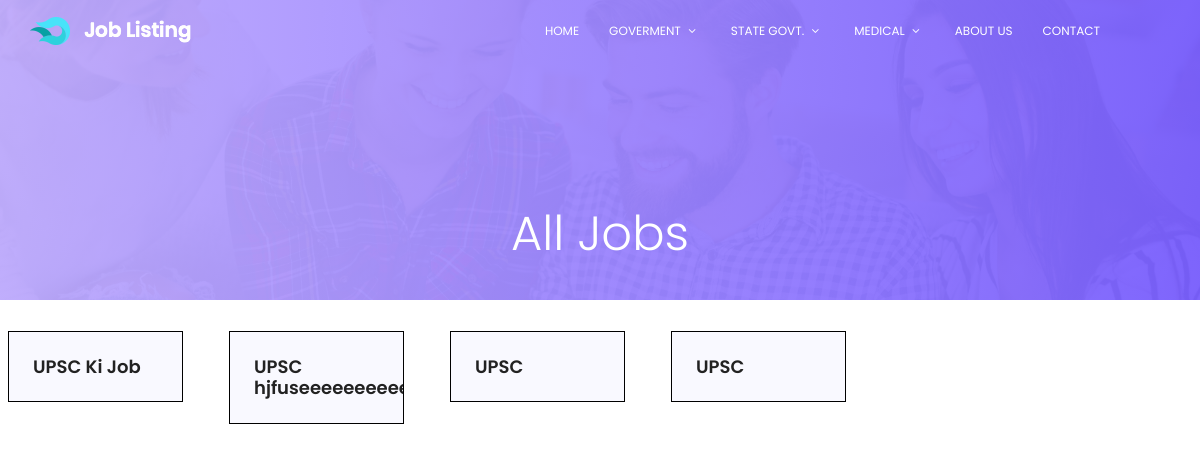
Page /jobs on the committed database.
### job_management/models.py (models this page shows, shortened)
class main_category(Model):
    main_category_name=models.CharField(max_length=200)

class Add_Job(Model):
    main_category_name = models.CharField(max_length=200)
    sub_category_name = models.CharField(max_length=200)
    sub_sub_category_name = models.CharField(max_length=200)
    jobname=models.CharField(max_length=200)
    startdate=models.DateField(max_length=200)
    lastdate=models.DateField(max_length=200)
    offlinedate=models.DateField(max_length=200)
    applylink=models.CharField(max_length=500)
    official_notification_link=models.CharField(max_length=500)
    official_website_link=models.CharField(max_length=500)

### job/views.py (the view, shortened to what this page needs)
# urls.py: path('jobs',views.jobs,name="jobs"),
def jobs(request):
    if 'job_cat' in request.GET:
        job_cat = request.GET['job_cat']
        cat=sub_sub_category.objects.get(id=job_cat)
        data=Add_Job.objects.filter(sub_sub_category_name=cat.sub_sub_category_name)
        context={
            'job_data':data,
        }
    else:
        data = Add_Job.objects.all()
        context = {
            'job_data': data,
        }
    return render(request,"jobs.html",context)

### job/templatetags/tag.py (called while the page is built)
@register.filter
def menu_data(value):
    x=main_category.objects.all()
    return x

@register.filter
def menu_data1(value,id):
    p=main_category.objects.get(id=id)
    x=sub_category.objects.filter(main_category_name=p.main_category_name)
    print(x)
    return x

@register.filter
def menu_data2(value,id):
    p=sub_category.objects.get(id=id)
    x=sub_sub_category.objects.filter(sub_category_name=p.sub_category_name)
    return x

### job_management/models.py (called while the page is built)
    def __str__(self):
        return self.sub_category_name

### templates/jobs.html (shortened to what this page needs)
{% extends 'base.html'%}
{% block content %}
			<section class="banner-area relative" id="home">
				<div class="overlay overlay-bg"></div>
				<div class="container"style="height:300px;">
					<div class="row fullscreen d-flex align-items-center justify-content-center" >
                        <div class="banner-content col-lg-12">
							<h1 class="text-white" style="margin-top:-150px;">
								All Jobs
							</h1>
                        </div>
					</div>
				</div>
			</section>
<br>
    {%  if job_data %}
    <div class="row ">
{%  for job_data in job_data %}
        <div class="col-lg-2 m-2" >
               <div class="col p-4"  style="background:#f9f9ff;border:0.4px solid black;overflow: hidden;">
                    <div class="details" style="max-width: 200px;">
                                                <div class="title d-flex flex-row justify-content-between" >
                                                    <div class="titles">
                                                        <a href="{% url 'jobs' %}?main_job={{ job_data.id }}"><h4 class="">{{ job_data.jobname }}</h4></a>
                                                    </div>
                                                </div>
                    </div>
                </div>
        </div>
    {% endfor %}
    </div>
        {%  else %}
        <div class="p-3 text-center" style="font-size: 30px;">No Job</div>
    {%  endif %}
{% endblock %}

### templates/header.html (shortened to what this page needs)
{% load tag %}
{% load static %}
			  <header id="header" id="home">
			    <div class="container">
			    	<div class="row align-items-center justify-content-between d-flex">
				      <div id="logo">
				        <a href="/"><img src="{%  static 'img/logo.png' %}" alt="" title="" /></a>
				      </div>
				      <nav id="nav-menu-container">
				        <ul class="nav-menu">
				          <li class="menu-active"><a href="/">Home</a></li>
                        {%  for m in x|menu_data %}
				          <li class="menu-has-children"><a href="#">{{ m.main_category_name}}</a>
				          </li>
                        {%  endfor  %}
                            <li><a href="{% url 'about-us' %}">About Us</a></li>
				          <li><a href="{% url 'contact-us' %}">Contact</a></li>
				        </ul>
				      </nav>
			    	</div>
			    </div>
			  </header>

### static/css/main.css (style rules this page uses)
body { color: #777777; font-family: "Poppins", sans-serif; font-size: 14px; font-weight: 300; line-height: 1.625em; position: relative; }
ol, ul { margin: 0; padding: 0; list-style: none; }
a { -webkit-transition: all 0.3s ease 0s; -moz-transition: all 0.3s ease 0s; -o-transition: all 0.3s ease 0s; transition: all 0.3s ease 0s; }
a, a:focus, a:hover { text-decoration: none; outline: 0; }
h1, h2, h3, h4, h5, h6 { font-family: "Poppins", sans-serif; color: #222222; line-height: 1.2em !important; margin-bottom: 0; margin-top: 0; font-weight: 600; }
h1, .h1 { font-size: 36px; }
h4, .h4 { font-size: 18px; }
.text-white { color: #fff; }
.relative { position: relative; }
.overlay { position: absolute; left: 0; right: 0; top: 0; bottom: 0; }
h1 { font-size: 36px; }
h4 { font-size: 18px; }
h1, h2, h3, h4, h5, h6 { line-height: 1.5em; }
#header { padding: 14px 0; position: fixed; left: 0; top: 0; right: 0; transition: all 0.5s; z-index: 997; }
#header #logo img { padding: 0; margin: 0; }
.nav-menu, .nav-menu * { margin: 0; padding: 0; list-style: none; }
.nav-menu li { position: relative; white-space: nowrap; }
.nav-menu > li { float: left; }
.sf-arrows .sf-with-ul { padding-right: 30px; }
.sf-arrows .sf-with-ul:after { content: "\f107"; position: absolute; right: 15px; font-family: FontAwesome; font-style: normal; font-weight: normal; }
#nav-menu-container { margin: 0; }
@media (min-width: 1024px) { #nav-menu-container { padding-right: 60px; } }
.nav-menu a { padding: 6px 10px; text-decoration: none; display: inline-block; color: #fff; font-weight: 400; font-size: 12px; text-transform: uppercase; outline: none; }
.nav-menu > li { margin-left: 10px; }
#mobile-nav { position: fixed; top: 0; padding-top: 18px; bottom: 0; z-index: 998; background: rgba(0, 0, 0, 0.8); left: -260px; width: 260px; overflow-y: auto; transition: 0.4s; }
#mobile-nav ul { padding: 0; margin: 0; list-style: none; }
#mobile-nav ul li { position: relative; }
#mobile-nav ul li a { color: #fff; font-size: 13px; text-transform: uppercase; overflow: hidden; padding: 10px 22px 10px 15px; position: relative; text-decoration: none; width: 100%; display: block; outline: none; font-weight: 700; }
.p1-gradient-bg, .banner-area .overlay-bg, .sidebar .single-slidebar .cat-list li:hover, .callto-action-area, .single-price:hover .price-bottom, .single-service:hover, .submit-right, .submit-left, .contact-btns, .form-area .primary-btn { background-image: -moz-linear-gradient(0deg, #bfacff 0%, #795fff 100%); background-image: -webkit-linear-gradient(0deg, #bfacff 0%, #795fff 100%); background-image: -ms-linear-gradient(0deg, #bfacff 0%, #795fff 100%); }
.banner-area { background: url(../img/header-bg.jpg) center; background-size: cover; }
.banner-area .overlay-bg { opacity: .95; }
.banner-content { margin-top: -90px; text-align: center; }
.banner-content h1 { font-size: 48px; font-weight: 300; line-height: 1em; margin-top: 20px; }

### rows in the picture
main_category: main_category_name "GOVERMENT"
main_category: main_category_name "STATE GOVT."
main_category: main_category_name "MEDICAL"
Add_Job: jobname "UPSC Ki Job"
Add_Job: jobname "UPSC…"
Add_Job: jobname "UPSC"
Add_Job: jobname "UPSC"
